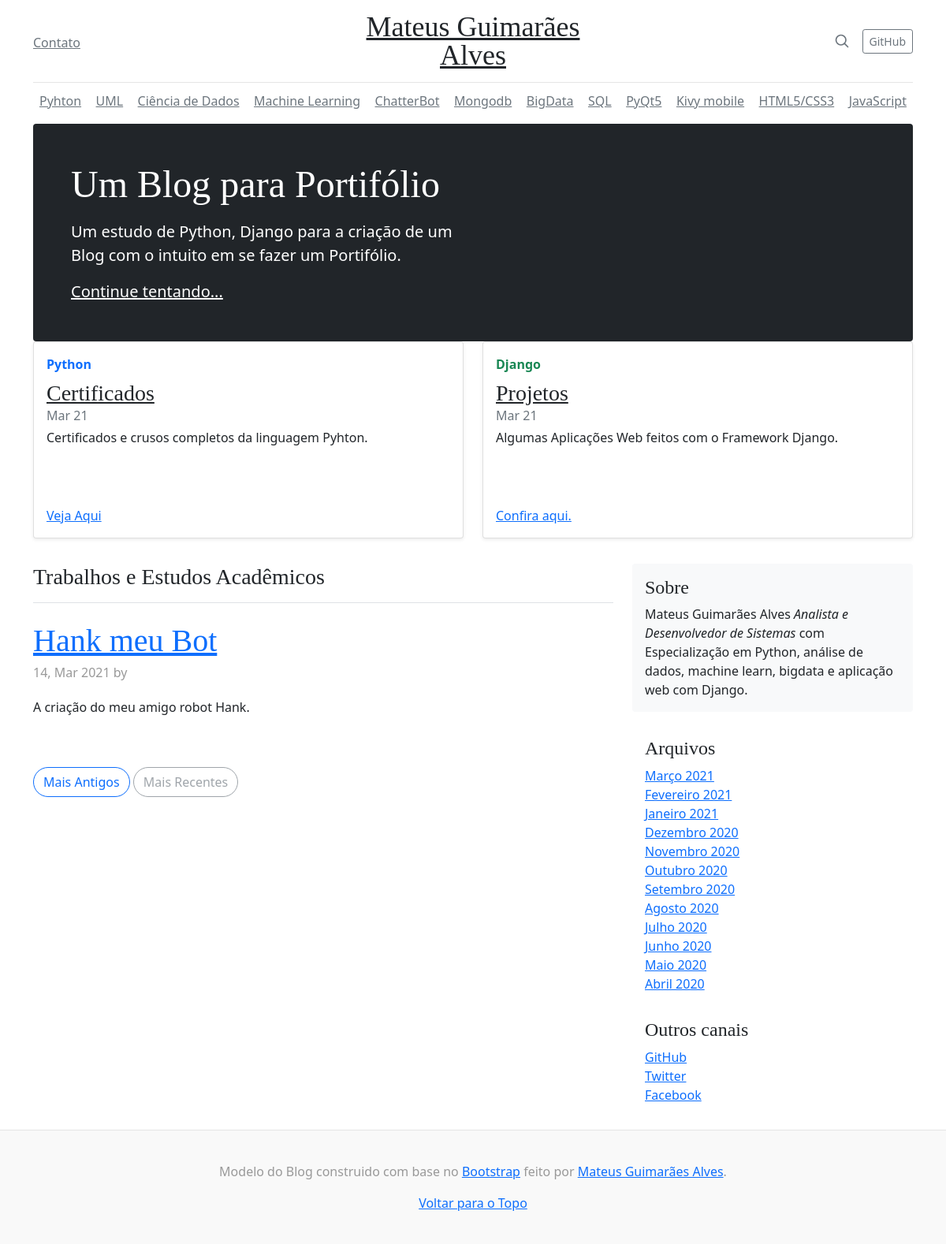
The app's page /, older data.
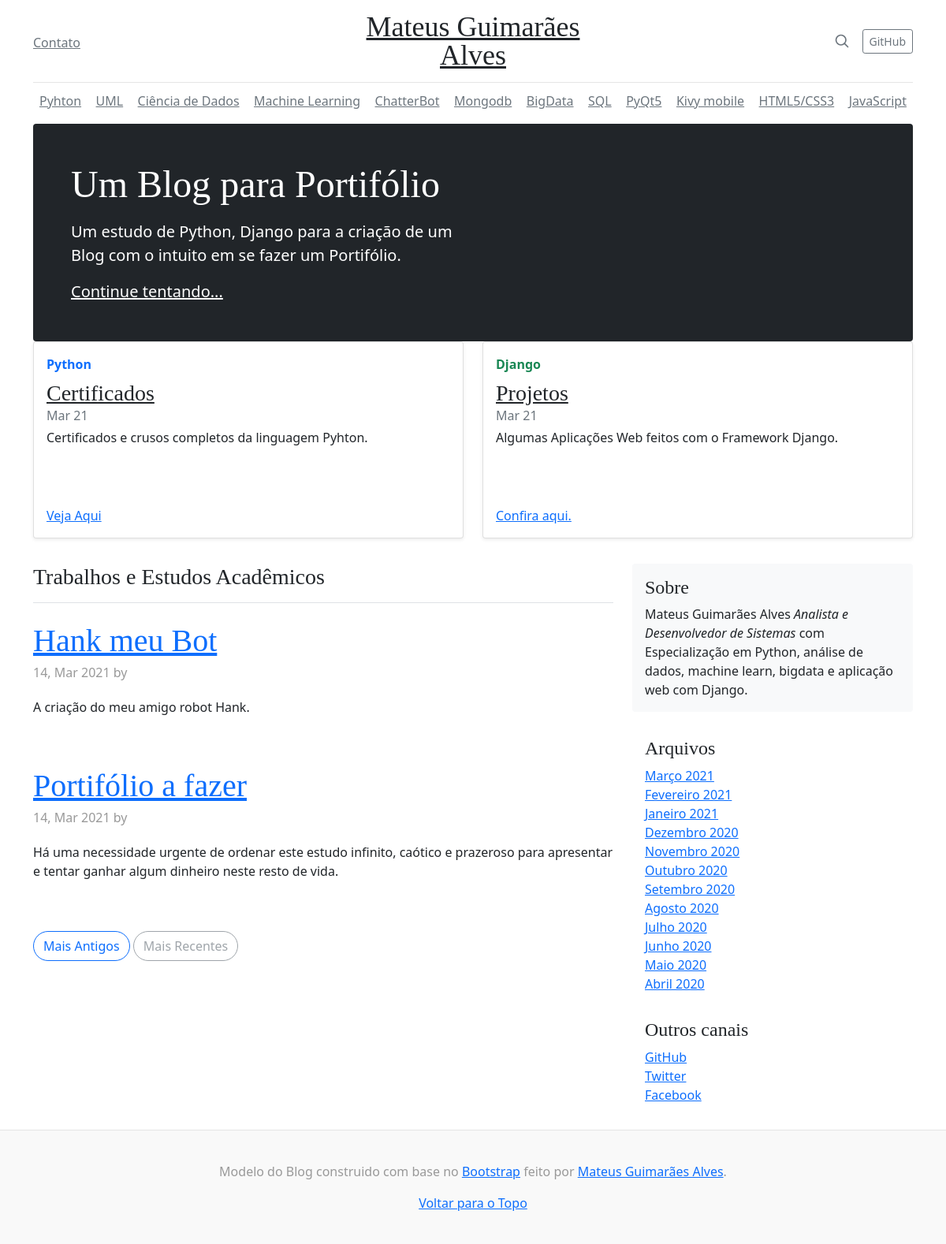
The same page, newer data.
### blog/models.py (models this page shows, shortened)
class Post(models.Model):
    title = models.CharField(max_length=255)
    summary = RichTextField()
    content = RichTextUploadingField()
    author = models.ForeignKey(User, on_delete=models.PROTECT)
    created_at = models.DateField(auto_now_add=True)

### blog/views.py (the view)
# urls.py: 2. Add a URL to urlpatterns:  path('', views.home, name='home')
def home(request):
    posts = Post.objects.all()
    return render(request, 'home.html', {'posts': posts})

### templates/home.html
{% extends 'layout.html' %}
{% block sub_header %}
    <div class="jumbotron p-3 p-md-5 text-white rounded bg-dark">
        <div class="col-md-6 px-0">
          <h1 class="display-4 font-italic">Um Blog para Portifólio</h1>
          <p class="lead my-3">Um estudo de Python, Django para a criação de um Blog com o intuito em se fazer um Portifólio.</p>
          <p class="lead mb-0"><a href="#" class="text-white font-weight-bold">Continue tentando...</a></p>
        </div>
      </div>
      <div class="row mb-2">
        <div class="col-md-6">
          <div class="card flex-md-row mb-4 shadow-sm h-md-250">
            <div class="card-body d-flex flex-column align-items-start">
              <strong class="d-inline-block mb-2 text-primary">Python</strong>
              <h3 class="mb-0">
                <a class="text-dark" href="#">Certificados</a>
              </h3>
              <div class="mb-1 text-muted">Mar 21</div>
              <p class="card-text mb-auto">Certificados e crusos completos da linguagem Pyhton.</p>
              <a href="#">Veja Aqui</a>
            </div>
          </div>
        </div>
        <div class="col-md-6">
          <div class="card flex-md-row mb-4 shadow-sm h-md-250">
            <div class="card-body d-flex flex-column align-items-start">
              <strong class="d-inline-block mb-2 text-success">Django</strong>
              <h3 class="mb-0">
                <a class="text-dark" href="#">Projetos</a>
              </h3>
              <div class="mb-1 text-muted">Mar 21</div>
              <p class="card-text mb-auto">Algumas Aplicações Web feitos com o Framework Django.</p>
              <a href="#">Confira aqui.</a>
            </div>
          </div>
        </div>
      </div>
    </div>
{% endblock %}
{% block content %}
    <h3 class="pb-3 mb-4 font-italic border-bottom">
            Trabalhos e Estudos Acadêmicos
          </h3>
          {% for post in posts %}
          <div class="blog-post">
            <h2 class="blog-post-title">
              <a href="/posts{{ post.pk }}"> {{ post.title }}</a>
            </h2>
            <p class="blog-post-meta">{{ post.created_at|date:'d, M Y' }} by <a href="#">{{ post.author.get_full_name }}</a></p>
            {{ post.summary|safe }}
          </div>
          {% endfor %}
          <nav class="blog-pagination">
            <a class="btn btn-outline-primary" href="#">Mais Antigos</a>
            <a class="btn btn-outline-secondary disabled" href="#">Mais Recentes</a>
          </nav>
{% endblock %}

### templates/layout.html (shortened to what this page needs)
<!doctype html>
<html lang="en">
  <head>
    <link href="https://cdn.jsdelivr.net/npm/bootstrap@5.0.0-beta2/dist/css/bootstrap.min.css" rel="stylesheet">
  </head>
  <body>
    <div class="container">
      <header class="blog-header py-3">
        <div class="row flex-nowrap justify-content-between align-items-center">
          <div class="col-4 pt-1">
            <a class="text-muted" href="#">Contato</a>
          </div>
          <div class="col-4 text-center">
            <a class="blog-header-logo text-dark" href="#">Mateus Guimarães Alves</a>
          </div>
          <div class="col-4 d-flex justify-content-end align-items-center">
            <a class="text-muted" href="#">
              <svg xmlns="http://www.w3.org/2000/svg" width="20" height="20" viewBox="0 0 24 24" fill="none" stroke="currentColor" stroke-width="2" stroke-linecap="round" stroke-linejoin="round" class="mx-3"><circle cx="10.5" cy="10.5" r="7.5"></circle><line x1="21" y1="21" x2="15.8" y2="15.8"></line></svg>
            </a>
            <a class="btn btn-sm btn-outline-secondary" href="#">GitHub</a>
          </div>
        </div>
      </header>
      <div class="nav-scroller py-1 mb-2">
        <nav class="nav d-flex justify-content-between">
          <a class="p-2 text-muted" href="#">Pyhton</a>
          <a class="p-2 text-muted" href="#">UML</a>
          <a class="p-2 text-muted" href="#">Ciência de Dados</a>
          <a class="p-2 text-muted" href="#">Machine Learning</a>
          <a class="p-2 text-muted" href="#">ChatterBot</a>
          <a class="p-2 text-muted" href="#">Mongodb</a>
          <a class="p-2 text-muted" href="#">BigData</a>
          <a class="p-2 text-muted" href="#">SQL</a>
          <a class="p-2 text-muted" href="#">PyQt5</a>
          <a class="p-2 text-muted" href="#">Kivy mobile</a>
          <a class="p-2 text-muted" href="#">HTML5/CSS3</a>
          <a class="p-2 text-muted" href="#">JavaScript</a>
        </nav>
      </div>
        {% block sub_header %}{% endblock %}
    <main role="main" class="container">
      <div class="row">
        <div class="col-md-8 blog-main">
            {% block content %}{% endblock %}
        </div>
        <aside class="col-md-4 blog-sidebar">
          <div class="p-3 mb-3 bg-light rounded">
            <h4 class="font-italic">Sobre</h4>
            <p class="mb-0">Mateus Guimarães Alves <em>Analista e Desenvolvedor de Sistemas</em> com Especialização em Python, análise de dados, machine learn, bigdata e aplicação web com Django.</p>
          </div>
          <div class="p-3">
            <h4 class="font-italic">Arquivos</h4>
            <ol class="list-unstyled mb-0">
              <li><a href="#">Março 2021</a></li>
              <li><a href="#">Fevereiro 2021</a></li>
              <li><a href="#">Janeiro 2021</a></li>
              <li><a href="#">Dezembro 2020</a></li>
              <li><a href="#">Novembro 2020</a></li>
              <li><a href="#">Outubro 2020</a></li>
              <li><a href="#">Setembro 2020</a></li>
              <li><a href="#">Agosto 2020</a></li>
              <li><a href="#">Julho 2020</a></li>
              <li><a href="#">Junho 2020</a></li>
              <li><a href="#">Maio 2020</a></li>
              <li><a href="#">Abril 2020</a></li>
            </ol>
          </div>
          <div class="p-3">
            <h4 class="font-italic">Outros canais</h4>
            <ol class="list-unstyled">
              <li><a href="#">GitHub</a></li>
              <li><a href="#">Twitter</a></li>
              <li><a href="#">Facebook</a></li>
            </ol>
          </div>
        </aside>
      </div>
    </main>
    <footer class="blog-footer">
      <p>Modelo do Blog construido com base no <a href="https://getbootstrap.com/">Bootstrap</a> feito por <a href="https://twitter.com/mdo">Mateus Guimarães Alves</a>.</p>
      <p>
        <a href="#">Voltar para o Topo</a>
      </p>
    </footer>
  </body>
</html>

### templates/layout.html (style rules this page uses)
.blog-header { line-height: 1; border-bottom: 1px solid #e5e5e5; }
.blog-header-logo { font-family: "Playfair Display", Georgia, "Times New Roman", serif; font-size: 2.25rem; }
h1, h2, h3, h4, h5, h6 { font-family: "Playfair Display", Georgia, "Times New Roman", serif; }
.display-4 { font-size: 2.5rem; }
@media (min-width: 768px) { .display-4 { font-size: 3rem; } }
.nav-scroller { position: relative; z-index: 2; height: 2.75rem; overflow-y: hidden; }
.nav-scroller .nav { display: -ms-flexbox; display: flex; -ms-flex-wrap: nowrap; flex-wrap: nowrap; padding-bottom: 1rem; margin-top: -1px; overflow-x: auto; text-align: center; white-space: nowrap; -webkit-overflow-scrolling: touch; }
@media (min-width: 768px) { .h-md-250 { height: 250px; } }
.blog-pagination { margin-bottom: 4rem; }
.blog-pagination > .btn { border-radius: 2rem; }
.blog-post { margin-bottom: 4rem; }
.blog-post-title { margin-bottom: .25rem; font-size: 2.5rem; }
.blog-post-meta { margin-bottom: 1.25rem; color: #999; }
.blog-footer { padding: 2.5rem 0; color: #999; text-align: center; background-color: #f9f9f9; border-top: .05rem solid #e5e5e5; }
.blog-footer p:last-child { margin-bottom: 0; }

Row changes from the older to the newer data that the page shows:
added Post: title "Portifólio a fazer", created_at "14, Mar 2021", summary "Há uma necessidade urgente de ordenar este estudo infinito, caótico e prazeroso para apresentar e tentar ganhar algum dinheiro neste resto de vida."
